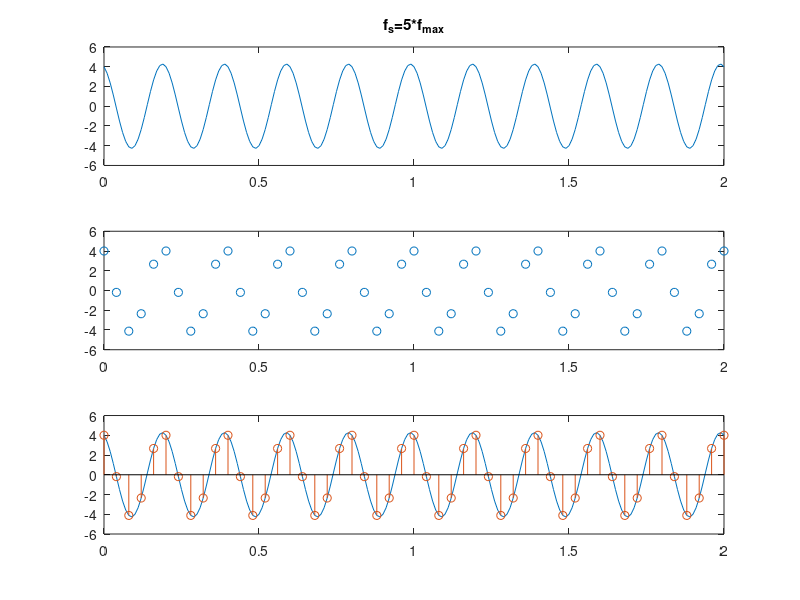
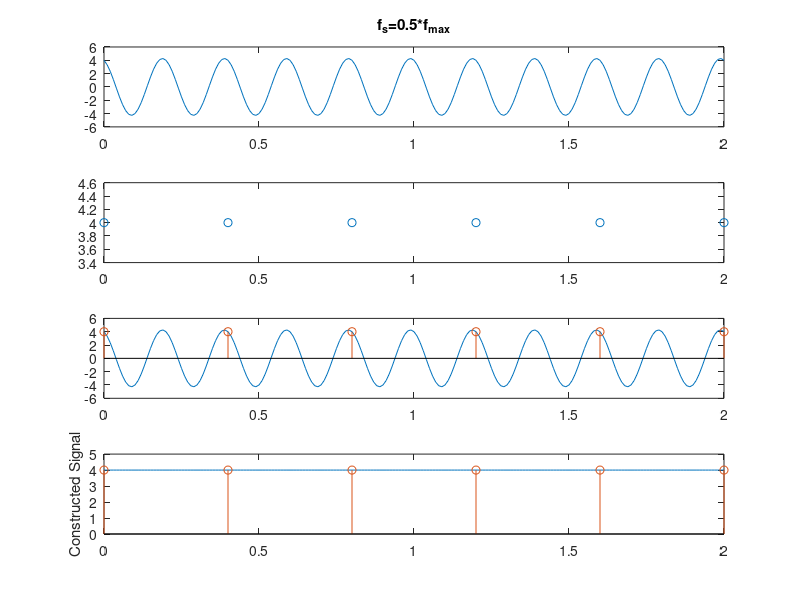

These figures' MATLAB source, in order:
clc; clear all; close all;
%% 4a  
f1 = input('f_1='); f2 = input('f_2='); f3 = input('f_3='); f4 = input('f_4=');
% origin signal
ta_max = 2; ta=0:0.01:ta_max; 
xa=2.5*cos(2*pi*f1*ta)-1.5*sin(2*pi*f2*ta)+cos(2*pi*f3*ta)+0.5*cos(2*pi*f4*ta);

%% 4b
fmax=max([f1,f2,f3,f4]);
fs=5*fmax; Ts=1/fs;
% Sample Values 
n=0:(ta_max/Ts);
x_n=2.5*cos(2*pi*f1*n*Ts)-1.5*sin(2*pi*f2*n*Ts)+cos(2*pi*f3*n*Ts)+0.5*cos(2*pi*f4*n*Ts);
figure; subplot(3,1,1); plot(ta,xa); hold on; title('f_s=5*f_m_a_x');
subplot(3,1,2); plot(n*Ts,x_n,'o');
subplot(3,1,3); plot(ta,xa); hold on; stem(n*Ts,x_n,'o');

%% 4c
fs=0.5*fmax; Ts=1/fs; n=0:(ta_max/Ts);
x_n=2.5*cos(2*pi*f1*n*Ts)-1.5*sin(2*pi*f2*n*Ts)+cos(2*pi*f3*n*Ts)+0.5*cos(2*pi*f4*n*Ts);
figure; subplot(4,1,1); plot(ta,xa); hold on; title('f_s=0.5*f_m_a_x');
subplot(4,1,2); plot(n*Ts,x_n,'o');
subplot(4,1,3); plot(ta,xa); hold on; stem(n*Ts,x_n,'o');
% Reconstructed Signal
t_recons=0:0.01:ta_max; f = [f1 f2 f3 f4];
for i=-10:10
for k=1:4
    if ((f(k)+i*fs) > -fs/2) && (((f(k)+i*fs) <= fs/2))
        f(k) = f(k)+i*fs;
    end
end
end
x_recons = 2.5*cos(2*pi*f(1)*t_recons)-1.5*sin(2*pi*f(2)*t_recons)...
    +cos(2*pi*f(3)*t_recons)+0.5*cos(2*pi*f(4)*t_recons);
subplot(4,1,4); plot(t_recons,x_recons); hold on; stem(n*Ts,x_n,'o'); ylabel('Constructed Signal')
